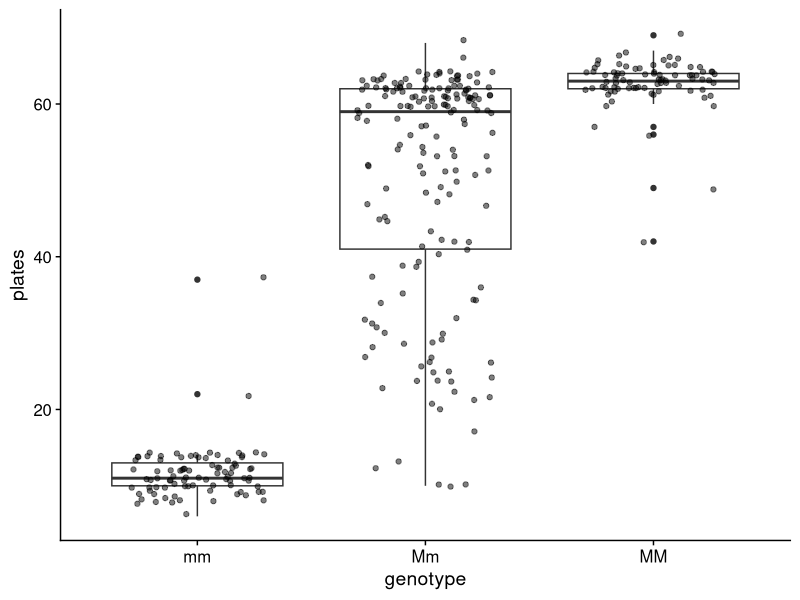

Write the R code that produced this figure.
## ---- chunk 1
library(tidyverse)
library(cowplot)
theme_set(theme_cowplot())

SticklebackPlates <- read_csv("../data/Stickleback_Plates.csv")
undulation_rate <- c(0.9, 1.2, 1.2, 1.3, 1.4, 1.4, 1.6, 2.0)

## ---- chunk 2
xx <- rnorm(100000)
quantile(xx, 0.84)
quantile(xx, 0.975)
## ---- chunk 3

ggplot(SticklebackPlates, aes(x = genotype, y = plates)) +
  geom_boxplot() +
  geom_point(position = position_jitter(width = 0.3), alpha = 0.5)

## ---- chunk 4
SEM <- function(x) {sd(x) / sqrt(length(x))}

SticklebackPlates %>% 
  group_by(genotype) %>% 
  summarise_all(SEM)
  
## ---- chunk 5

## ---- chunk 6
y_bar <- mean(undulation_rate)
se_y <- sd(undulation_rate) / sqrt(length(undulation_rate))
lower <- y_bar - 2 * se_y
upper <- y_bar + 2 * se_y
## ---- chunk 7
CV <- 100 * sd(undulation_rate) / mean(undulation_rate)
CV
